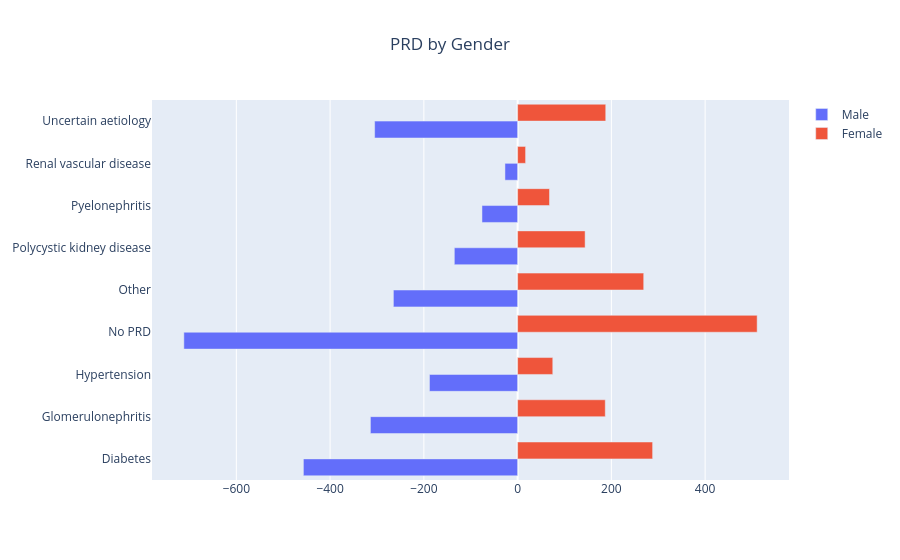

Notebook code for this chart:
### Code cell
from ukrdc_stats.calculators.demographics_prd import RenalDiagnosisStatsCalculator
from IPython.display import display, Markdown
import plotly.graph_objects as go 
import plotly.express as px

import pandas as pd

renal_unit = "RNJ00"
#renal_unit = "RJZ"

calculator = RenalDiagnosisStatsCalculator(ukrdc3, renal_unit)
calculator.extract_patient_cohort()


# run function to extract stats
output = calculator.extract_stats()

# run function to extract stats
output = calculator.extract_stats()
back_to_back = pd.DataFrame(output.gender.data.dict())

# Plot gender stats back to back 
data = [
    go.Bar(
        x = -back_to_back[back_to_back.x == "Male"].z,
        y = back_to_back[back_to_back.x == "Male"].y,
        orientation="h",
        name = "Male"
    ), 
    go.Bar(
        x = back_to_back[back_to_back.x == "Female"].z,
        y = back_to_back[back_to_back.x == "Female"].y,
        orientation="h",
        name = "Female"
    ) 
]

fig = go.Figure(
    data=data,
    layout = {
        "title" :{
            "text": output.gender.metadata.title,
            "x" : 0.5,
            "xanchor" : "center" 
        }
    }
)

display(Markdown(output.gender.metadata.description))

fig.show()

### Figure 1 — Plotly figure (JSON) as saved in the notebook; plotly's stock layout.template omitted (floating-point values rounded to 4 significant figures)
{"data": [{"name": "Male", "orientation": "h", "type": "bar", "x": [-457, -314, -188, -712, -265, -135, -76, -27, -305], "y": ["Diabetes", "Glomerulonephritis", "Hypertension", "No PRD", "Other", "Polycystic kidney disease", "Pyelonephritis", "Renal vascular disease", "Uncertain aetiology"]}, {"name": "Female", "orientation": "h", "type": "bar", "x": [288, 187, 75, 511, 269, 144, 68, 17, 188], "y": ["Diabetes", "Glomerulonephritis", "Hypertension", "No PRD", "Other", "Polycystic kidney disease", "Pyelonephritis", "Renal vascular disease", "Uncertain aetiology"]}], "layout": {"title": {"text": "PRD by Gender", "x": 0.5, "xanchor": "center"}}}
